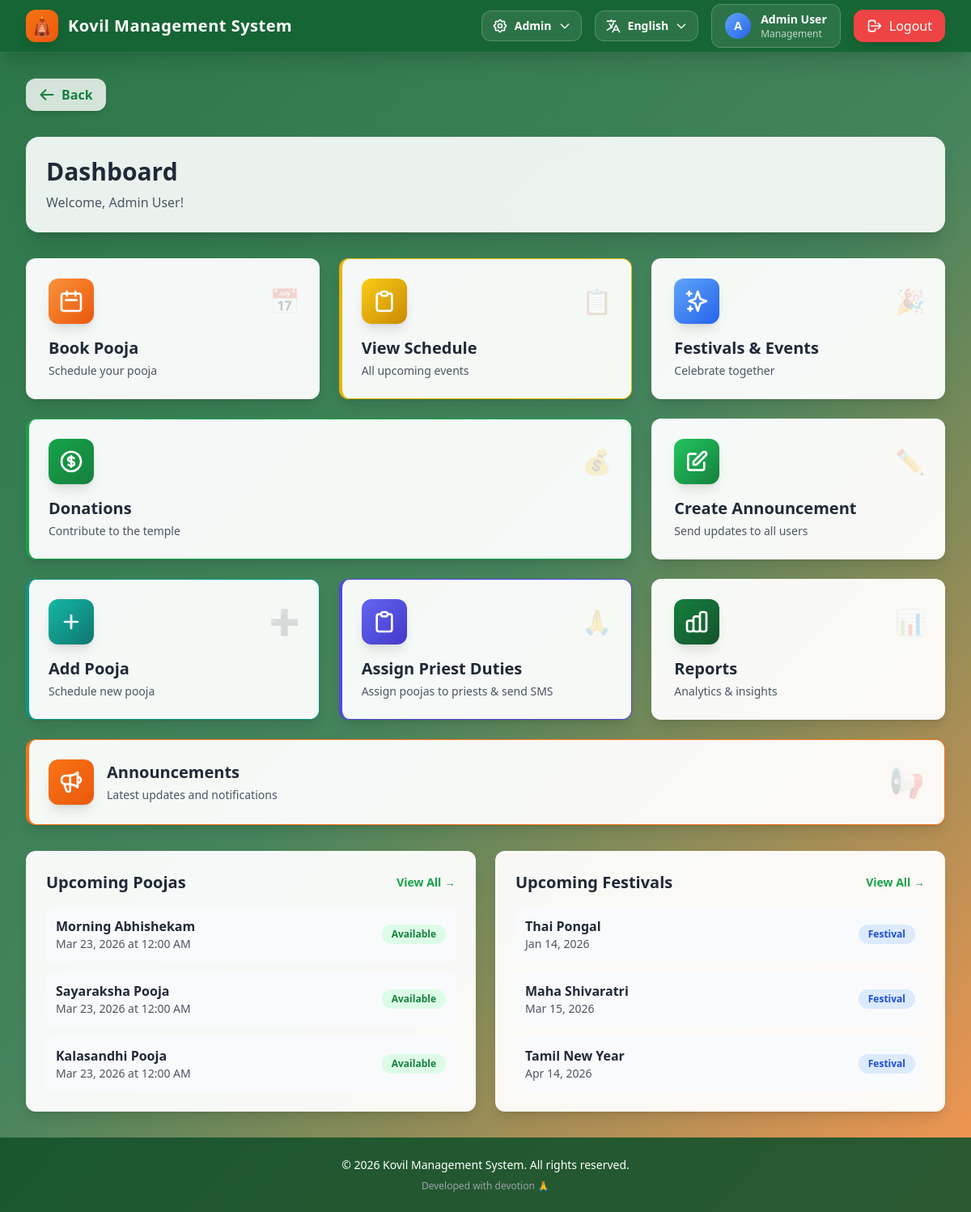
Screenshot of /Desktop-App/kovilsystem/index.php?url=dashboard (signed in) with the database file from the repository.
### tables this page shows
CREATE TABLE IF NOT EXISTS pooja_schedule (
    id INT AUTO_INCREMENT PRIMARY KEY,
    pooja_name VARCHAR(100) NOT NULL,
    pooja_date DATE NOT NULL,
    time_slot VARCHAR(50) NOT NULL,
    status ENUM('available', 'booked', 'completed') DEFAULT 'available',
    description TEXT,
    created_at TIMESTAMP DEFAULT CURRENT_TIMESTAMP,
    updated_at TIMESTAMP DEFAULT CURRENT_TIMESTAMP ON UPDATE CURRENT_TIMESTAMP,
    INDEX idx_pooja_date (pooja_date),
    INDEX idx_status (status)
);

CREATE TABLE IF NOT EXISTS festivals (
    id INT AUTO_INCREMENT PRIMARY KEY,
    name VARCHAR(100) NOT NULL,
    date DATE NOT NULL,
    description TEXT,
    image_url VARCHAR(255),
    created_at TIMESTAMP DEFAULT CURRENT_TIMESTAMP,
    updated_at TIMESTAMP DEFAULT CURRENT_TIMESTAMP ON UPDATE CURRENT_TIMESTAMP,
    INDEX idx_date (date)
);

### Desktop-App/kovilsystem/index.php (called while the page is built, shortened)
<?php
require_once __DIR__ . "/config/database.php";
require_once __DIR__ . "/app/controllers/MainController.php";
$page = $_GET['url'] ?? 'home';
$page = htmlspecialchars(strip_tags($page), ENT_QUOTES, 'UTF-8');
try {
    $controller = new MainController();
    $controller->load($page);
} catch (Exception $e) {
    error_log("Application Error: " . $e->getMessage());
    if (defined('APP_ENV') && APP_ENV === 'development') {
        echo "<div style='padding: 20px; color: red;'>";
        echo "<h2>Error Occurred</h2>";
        echo "<p>" . htmlspecialchars($e->getMessage(), ENT_QUOTES, 'UTF-8') . "</p>";
        echo "</div>";
    } else {
        echo "<div style='padding: 20px;'>";
        echo "<h2>An error occurred. Please try again later.</h2>";
        echo "</div>";
    }
}

### Desktop-App/kovilsystem/config/helpers.php (called while the page is built, shortened)
<?php
function getSession(string $key, $default = null) {
    return $default;
}
function trans(string $key, ?string $lang = null): string {
    static $translations = null;
    if ($translations === null) {
        $translations = require __DIR__ . '/translations.php';
    }
    if ($lang === null) {
        $lang = getSession('language', 'en');
    }
    if (isset($translations[$key][$lang])) {
        return $translations[$key][$lang];
    }
    return $key;
}

### Desktop-App/kovilsystem/config/database.php (called while the page is built, shortened)
<?php
class Database {
    private static $conn = null;
    public static function connect() {
        if (self::$conn === null) {
            try {
                self::$conn = new mysqli(DB_HOST, DB_USER, DB_PASS, DB_NAME);
                self::$conn->set_charset(DB_CHARSET);
            } catch (Exception $e) {
                error_log("Database Error: " . $e->getMessage());
                die("Database connection failed. Please ensure the database is configured properly.");
            }
        }
        return self::$conn;
    }
}

### Desktop-App/kovilsystem/app/models/Festival.php (called while the page is built, shortened)
<?php
require_once __DIR__ . "/../../config/database.php";
class Festival {
    private $conn;
    public function __construct() {
        $this->conn = Database::connect();
    }
    public function getAll() {
        $result = $this->conn->query("SELECT * FROM festivals ORDER BY date ASC");
        return $result;
    }
}

### Desktop-App/kovilsystem/app/views/dashboard/admin.php (the view, shortened to what this page needs)
<div class="space-y-8">
    <div class="flex items-center space-x-4 mb-4">
        <a href="javascript:history.back()" class="group flex items-center space-x-2 bg-white/80 hover:bg-white backdrop-blur-sm px-4 py-2 rounded-xl shadow-md transition-all duration-200 hover:scale-105 active:scale-95">
            <svg class="w-5 h-5 text-primary-700 group-hover:text-primary-800" fill="none" stroke="currentColor" viewBox="0 0 24 24">
                <path stroke-linecap="round" stroke-linejoin="round" stroke-width="2.5" d="M10 19l-7-7m0 0l7-7m-7 7h18"></path>
            </svg>
            <span class="font-semibold text-primary-700 group-hover:text-primary-800">Back</span>
        </a>
    </div>
    <div class="glass-card p-6 card-hover">
        <h1 class="text-3xl font-bold text-gray-800 mb-2"><?= trans('dashboard') ?></h1>
        <p class="text-gray-600"><?= trans('welcome') ?>, <?= htmlspecialchars($_SESSION['user']['name']) ?>!</p>
    </div>
    <div class="grid grid-cols-1 md:grid-cols-2 lg:grid-cols-3 gap-6">
        <a href="?url=book" class="group glass-card-light p-6 card-hover border-l-4 border-secondary-500">
            <div class="flex items-center justify-between mb-4">
                <div class="w-14 h-14 bg-gradient-to-br from-secondary-400 to-secondary-600 rounded-xl flex items-center justify-center shadow-lg group-hover:scale-110 transition-transform duration-300">
                    <svg class="w-8 h-8 text-white" fill="none" stroke="currentColor" viewBox="0 0 24 24">
                        <path stroke-linecap="round" stroke-linejoin="round" stroke-width="2" d="M8 7V3m8 4V3m-9 8h10M5 21h14a2 2 0 002-2V7a2 2 0 00-2-2H5a2 2 0 00-2 2v12a2 2 0 002 2z"></path>
                    </svg>
                </div>
                <span class="text-3xl opacity-20 group-hover:opacity-40 transition-opacity">📅</span>
            </div>
            <h3 class="text-xl font-bold text-gray-800 mb-1"><?= trans('book_pooja') ?></h3>
            <p class="text-sm text-gray-600"><?= trans('schedule_pooja') ?></p>
        </a>
        <a href="?url=schedule" class="group glass-card-light p-6 card-hover border-l-4 border-yellow-500">
            <div class="flex items-center justify-between mb-4">
                <div class="w-14 h-14 bg-gradient-to-br from-yellow-400 to-yellow-600 rounded-xl flex items-center justify-center shadow-lg group-hover:scale-110 transition-transform duration-300">
                    <svg class="w-8 h-8 text-white" fill="none" stroke="currentColor" viewBox="0 0 24 24">
                        <path stroke-linecap="round" stroke-linejoin="round" stroke-width="2" d="M9 5H7a2 2 0 00-2 2v12a2 2 0 002 2h10a2 2 0 002-2V7a2 2 0 00-2-2h-2M9 5a2 2 0 002 2h2a2 2 0 002-2M9 5a2 2 0 012-2h2a2 2 0 012 2"></path>
                    </svg>
                </div>
                <span class="text-3xl opacity-20 group-hover:opacity-40 transition-opacity">📋</span>
            </div>
            <h3 class="text-xl font-bold text-gray-800 mb-1"><?= trans('view_schedule') ?></h3>
            <p class="text-sm text-gray-600"><?= trans('all_upcoming_events') ?></p>
        </a>
        <a href="?url=festival" class="group glass-card-light p-6 card-hover border-l-4 border-accent-500">
            <div class="flex items-center justify-between mb-4">
                <div class="w-14 h-14 bg-gradient-to-br from-accent-400 to-accent-600 rounded-xl flex items-center justify-center shadow-lg group-hover:scale-110 transition-transform duration-300">
                    <svg class="w-8 h-8 text-white" fill="none" stroke="currentColor" viewBox="0 0 24 24">
                        <path stroke-linecap="round" stroke-linejoin="round" stroke-width="2" d="M5 3v4M3 5h4M6 17v4m-2-2h4m5-16l2.286 6.857L21 12l-5.714 2.143L13 21l-2.286-6.857L5 12l5.714-2.143L13 3z"></path>
                    </svg>
                </div>
                <span class="text-3xl opacity-20 group-hover:opacity-40 transition-opacity">🎉</span>
            </div>
            <h3 class="text-xl font-bold text-gray-800 mb-1"><?= trans('festivals_events') ?></h3>
            <p class="text-sm text-gray-600"><?= trans('celebrate_together') ?></p>
        </a>
        <a href="?url=donation" class="group glass-card-light p-6 card-hover border-l-4 border-green-600 md:col-span-2">
            <div class="flex items-center justify-between mb-4">
                <div class="w-14 h-14 bg-gradient-to-br from-green-600 to-green-700 rounded-xl flex items-center justify-center shadow-lg group-hover:scale-110 transition-transform duration-300">
                </div>
                <span class="text-3xl opacity-20 group-hover:opacity-40 transition-opacity">💰</span>
            </div>
            <h3 class="text-xl font-bold text-gray-800 mb-1"><?= trans('donations') ?></h3>
            <p class="text-sm text-gray-600"><?= trans('contribute_temple') ?></p>
        </a>
        <a href="?url=announcement&action=create" class="group glass-card-light p-6 card-hover border-l-4 border-primary-600">
            <div class="flex items-center justify-between mb-4">
                <div class="w-14 h-14 bg-gradient-to-br from-primary-500 to-primary-700 rounded-xl flex items-center justify-center shadow-lg group-hover:scale-110 transition-transform duration-300">
                    <svg class="w-8 h-8 text-white" fill="none" stroke="currentColor" viewBox="0 0 24 24">
                        <path stroke-linecap="round" stroke-linejoin="round" stroke-width="2" d="M11 5H6a2 2 0 00-2 2v11a2 2 0 002 2h11a2 2 0 002-2v-5m-1.414-9.414a2 2 0 112.828 2.828L11.828 15H9v-2.828l8.586-8.586z"></path>
                    </svg>
                </div>
                <span class="text-3xl opacity-20 group-hover:opacity-40 transition-opacity">✏️</span>
            </div>
            <h3 class="text-xl font-bold text-gray-800 mb-1"><?= trans('create_announcement') ?></h3>
            <p class="text-sm text-gray-600"><?= trans('send_updates_users') ?></p>
        </a>
        <a href="?url=schedule&action=add" class="group glass-card-light p-6 card-hover border-l-4 border-teal-600">
            <div class="flex items-center justify-between mb-4">
                <div class="w-14 h-14 bg-gradient-to-br from-teal-500 to-teal-700 rounded-xl flex items-center justify-center shadow-lg group-hover:scale-110 transition-transform duration-300">
                    <svg class="w-8 h-8 text-white" fill="none" stroke="currentColor" viewBox="0 0 24 24">
                        <path stroke-linecap="round" stroke-linejoin="round" stroke-width="2" d="M12 6v6m0 0v6m0-6h6m-6 0H6"></path>
                    </svg>
                </div>
                <span class="text-3xl opacity-20 group-hover:opacity-40 transition-opacity">➕</span>
            </div>
            <h3 class="text-xl font-bold text-gray-800 mb-1"><?= trans('add_pooja') ?></h3>
            <p class="text-sm text-gray-600"><?= trans('schedule_new_pooja') ?></p>
        </a>
        <a href="?url=assign" class="group glass-card-light p-6 card-hover border-l-4 border-indigo-600">
            <div class="flex items-center justify-between mb-4">
                <div class="w-14 h-14 bg-gradient-to-br from-indigo-500 to-indigo-700 rounded-xl flex items-center justify-center shadow-lg group-hover:scale-110 transition-transform duration-300">
                    <svg class="w-8 h-8 text-white" fill="none" stroke="currentColor" viewBox="0 0 24 24">
                        <path stroke-linecap="round" stroke-linejoin="round" stroke-width="2" d="M9 5H7a2 2 0 00-2 2v12a2 2 0 002 2h10a2 2 0 002-2V7a2 2 0 00-2-2h-2M9 5a2 2 0 002 2h2a2 2 0 002-2M9 5a2 2 0 012-2h2a2 2 0 012 2"></path>
                    </svg>
                </div>
                <span class="text-3xl opacity-20 group-hover:opacity-40 transition-opacity">🙏</span>
            </div>
            <h3 class="text-xl font-bold text-gray-800 mb-1">Assign Priest Duties</h3>
            <p class="text-sm text-gray-600">Assign poojas to priests & send SMS</p>
        </a>
        <a href="?url=report" class="group glass-card-light p-6 card-hover border-l-4 border-primary-800">
            <div class="flex items-center justify-between mb-4">
                <div class="w-14 h-14 bg-gradient-to-br from-primary-700 to-primary-900 rounded-xl flex items-center justify-center shadow-lg group-hover:scale-110 transition-transform duration-300">
                </div>
                <span class="text-3xl opacity-20 group-hover:opacity-40 transition-opacity">📊</span>
            </div>
            <h3 class="text-xl font-bold text-gray-800 mb-1"><?= trans('reports') ?></h3>
            <p class="text-sm text-gray-600"><?= trans('analytics_insights') ?></p>
        </a>
        <a href="?url=announcement" class="group glass-card-light p-6 card-hover border-l-4 border-orange-500 lg:col-span-3">
            <div class="flex items-center justify-between">
                <div class="flex items-center space-x-4">
                    <div class="w-14 h-14 bg-gradient-to-br from-orange-500 to-orange-600 rounded-xl flex items-center justify-center shadow-lg group-hover:scale-110 transition-transform duration-300">
                    </div>
                    <div>
                        <h3 class="text-xl font-bold text-gray-800 mb-1"><?= trans('announcements') ?></h3>
                        <p class="text-sm text-gray-600"><?= trans('latest_updates_notifications') ?></p>
                    </div>
                </div>
                <span class="text-4xl opacity-20 group-hover:opacity-40 transition-opacity">📢</span>
            </div>
        </a>
    </div>
    <div class="grid grid-cols-1 lg:grid-cols-2 gap-6">
        <div class="glass-card-light p-6">
            <div class="flex items-center justify-between mb-4">
                <h3 class="text-xl font-bold text-gray-800"><?= trans('upcoming_poojas') ?></h3>
                <a href="?url=schedule" class="text-primary-600 hover:text-primary-700 font-semibold text-sm"><?= trans('view_all') ?> →</a>
            </div>
            <div class="space-y-3">
                <?php
                $stmt = $this->conn->prepare("SELECT * FROM pooja_schedule WHERE status = 'available' ORDER BY pooja_date LIMIT 3");
                $stmt->execute();
                $result = $stmt->get_result();
                while ($row = $result->fetch_assoc()):
                ?>
                <div class="flex items-center justify-between p-3 bg-gray-50 rounded-lg hover:bg-gray-100 transition-colors">
                    <div>
                        <p class="font-semibold text-gray-800"><?= htmlspecialchars($row['pooja_name']) ?></p>
                        <p class="text-sm text-gray-600"><?= date('M d, Y', strtotime($row['pooja_date'])) ?> at <?= date('g:i A', strtotime($row['time_slot'])) ?></p>
                    </div>
                    <span class="px-3 py-1 bg-green-100 text-green-700 text-xs font-semibold rounded-full">Available</span>
                </div>
                <?php endwhile; ?>
            </div>
        </div>
        <div class="glass-card-light p-6">
            <div class="flex items-center justify-between mb-4">
                <h3 class="text-xl font-bold text-gray-800"><?= trans('upcoming_festivals') ?></h3>
                <a href="?url=festival" class="text-primary-600 hover:text-primary-700 font-semibold text-sm"><?= trans('view_all') ?> →</a>
            </div>
            <div class="space-y-3">
                <?php
                require_once __DIR__ . '/../../models/Festival.php';
                $festivalModel = new Festival();
                $festivals = $festivalModel->getAll();
                $count = 0;
                if ($festivals instanceof mysqli_result && $festivals->num_rows > 0) {
                    while ($row = $festivals->fetch_assoc()):
                        if ($count >= 3) break;
                        $count++;
                ?>
                <div class="flex items-center justify-between p-3 bg-gray-50 rounded-lg hover:bg-gray-100 transition-colors">
                    <div>
                        <p class="font-semibold text-gray-800"><?= htmlspecialchars($row['name'] ?? 'Festival') ?></p>
                        <p class="text-sm text-gray-600">
                            <?php if(isset($row['date']) && !empty($row['date'])): ?>
                                <?= date('M d, Y', strtotime($row['date'])) ?>
                            <?php else: ?>
                                <span class="text-gray-400">TBD</span>
                            <?php endif; ?>
                        </p>
                    </div>
                    <span class="px-3 py-1 bg-blue-100 text-blue-700 text-xs font-semibold rounded-full">Festival</span>
                </div>
                <?php
                    endwhile;
                } else {
                    echo '<p class="text-gray-500 text-sm">No upcoming festivals</p>';
                }
                ?>
            </div>
        </div>
    </div>
</div>

### rows the page displays
pooja_schedule: pooja_name "Morning Abhishekam", pooja_date "Mar 23, 2026", time_slot "12:00 AM"
pooja_schedule: pooja_name "Sayaraksha Pooja", pooja_date "Mar 23, 2026", time_slot "12:00 AM"
pooja_schedule: pooja_name "Kalasandhi Pooja", pooja_date "Mar 23, 2026", time_slot "12:00 AM"
festivals: name "Thai Pongal", date "Jan 14, 2026"
festivals: name "Maha Shivaratri", date "Mar 15, 2026"
festivals: name "Tamil New Year", date "Apr 14, 2026"

### other values shown
APP_NAME "Kovil Management System"
getLanguageName(getCurrentLanguage()) "English"
substr($_SESSION['user']['name'], 0, 1) "A"
$_SESSION['user']['name'] "Admin User"
$_SESSION['user']['role'] "Management"
trans('dashboard') "Dashboard"
trans('welcome') "Welcome"
trans('book_pooja') "Book Pooja"
trans('schedule_pooja') "Schedule your pooja"
trans('view_schedule') "View Schedule"
trans('all_upcoming_events') "All upcoming events"
trans('festivals_events') "Festivals & Events"
trans('celebrate_together') "Celebrate together"
trans('donations') "Donations"
trans('contribute_temple') "Contribute to the temple"
